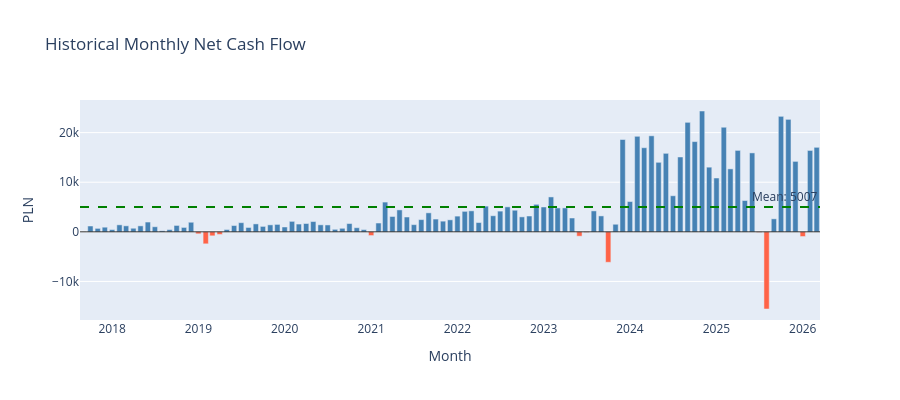

Write notebook code for a chart like this one.
### Markdown cell above
## Step 2 — Historical net cash flow — visual sanity check

Verify the series looks reasonable before forecasting.
Red bars = negative months (spending exceeded income).

### Code cell
colors = ["steelblue" if v >= 0 else "tomato" for v in cashflow_series.values]
fig_hist = go.Figure(go.Bar(
    x=cashflow_series.index,
    y=cashflow_series.values,
    marker_color=colors,
))
fig_hist.add_hline(y=0, line_color="black", line_width=0.8)
fig_hist.add_hline(y=cashflow_series.mean(), line_color="green", line_dash="dash",
                   annotation_text=f"Mean: {cashflow_series.mean():.0f}")
fig_hist.update_layout(
    title="Historical Monthly Net Cash Flow",
    xaxis_title="Month",
    yaxis_title="PLN",
    height=400,
)
fig_hist.show()
